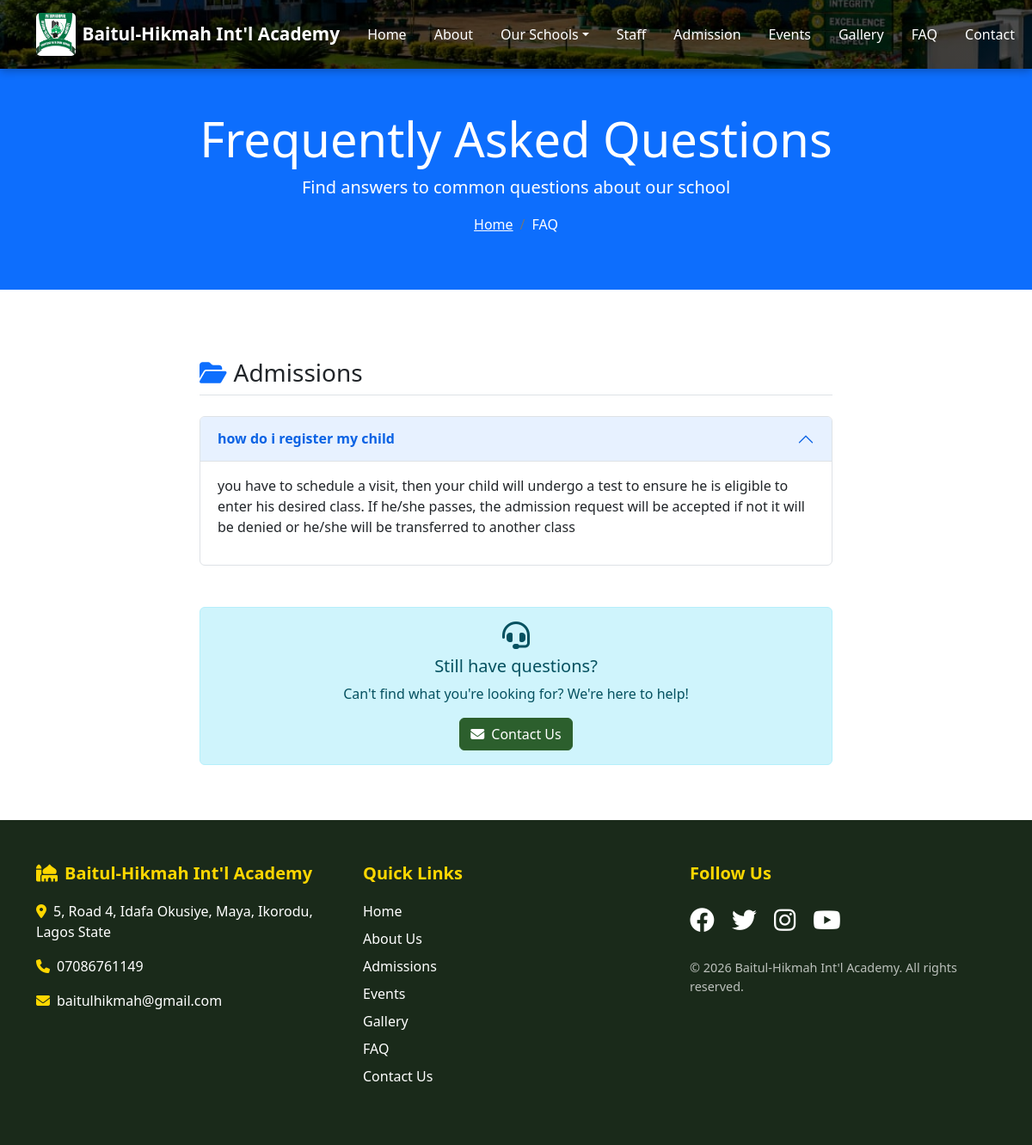
Screenshot of /faq/ with the database file from the repository.
### core/models.py (models this page shows, shortened)
class FAQ(models.Model):
    CATEGORY_CHOICES = (
        ('ADMISSIONS', 'Admissions'),
        ('ACADEMICS', 'Academics & Curriculum'),
        ('ISLAMIC', 'Islamic Studies'),
        ('FEES', 'Fees & Payments'),
        ('SCHOOL_LIFE', 'School Life'),
        ('GENERAL', 'General'),
    )
    question = models.CharField(max_length=300)
    answer = models.TextField()
    category = models.CharField(max_length=20, choices=CATEGORY_CHOICES, default='GENERAL')
    order = models.IntegerField(default=0)
    is_active = models.BooleanField(default=True)
    created_date = models.DateTimeField(auto_now_add=True)
    class Meta:
        ordering = ['category', 'order', 'created_date']
        verbose_name_plural = "FAQs"

### core/views.py (the view)
# urls.py: path('faq/', views.faq, name='faq'),
def faq(request):
    from .models import FAQ
    faqs_by_category = {}
    for category_code, category_name in FAQ.CATEGORY_CHOICES:
        faqs = FAQ.objects.filter(category=category_code, is_active=True).order_by('order')
        if faqs.exists():
            faqs_by_category[category_name] = faqs
    context = {
        'faqs_by_category': faqs_by_category,
        'total_faqs': FAQ.objects.filter(is_active=True).count(),
    }
    return render(request, 'core/faq.html', context)

### core/context_processors.py (called while the page is built)
def school_info(request):
    return {
        'school_name': 'Baitul-Hikmah Int\'l Academy',
        'school_address': '5, Road 4, Idafa Okusiye, Maya, Ikorodu, Lagos State',
        'school_phone': '07086761149',
        'school_email': 'baitulhikmah@gmail.com',
        'all_school_levels': SchoolLevel.objects.all().order_by('order'),
        'recent_news': News.objects.all()[:3],
    }

### templates/core/faq.html (shortened to what this page needs)
{% extends 'base.html' %}
{% load static %}
{% block content %}
<section class="page-header bg-primary text-white py-5">
    <div class="container">
        <div class="row">
            <div class="col-12 text-center">
                <h1 class="display-4">Frequently Asked Questions</h1>
                <p class="lead">Find answers to common questions about our school</p>
                <nav aria-label="breadcrumb">
                    <ol class="breadcrumb justify-content-center">
                        <li class="breadcrumb-item"><a href="{% url 'core:home' %}" class="text-white">Home</a></li>
                        <li class="breadcrumb-item active text-white" aria-current="page">FAQ</li>
                    </ol>
                </nav>
            </div>
        </div>
    </div>
</section>
<section class="py-5">
    <div class="container">
        <div class="row">
            <div class="col-lg-8 mx-auto">
                {% for category_name, faqs in faqs_by_category.items %}
                <div class="faq-category mb-5">
                    <h3 class="mb-4 pb-2 border-bottom">
                        <i class="fas fa-folder-open text-primary me-2"></i>{{ category_name }}
                    </h3>
                    <div class="accordion" id="accordion{{ forloop.counter }}">
                        {% for faq in faqs %}
                        <div class="accordion-item faq-item">
                            <h2 class="accordion-header" id="heading{{ forloop.parentloop.counter }}{{ forloop.counter }}">
                                <button class="accordion-button {% if not forloop.first %}collapsed{% endif %}" type="button"
                                        data-bs-toggle="collapse"
                                        data-bs-target="#collapse{{ forloop.parentloop.counter }}{{ forloop.counter }}">
                                    <strong>{{ faq.question }}</strong>
                                </button>
                            </h2>
                            <div id="collapse{{ forloop.parentloop.counter }}{{ forloop.counter }}"
                                 class="accordion-collapse collapse {% if forloop.first %}show{% endif %}"
                                 data-bs-parent="#accordion{{ forloop.parentloop.counter }}">
                                <div class="accordion-body">
                                    {{ faq.answer|linebreaks }}
                                </div>
                            </div>
                        </div>
                        {% endfor %}
                    </div>
                </div>
                {% empty %}
                <div class="text-center py-5">
                    <i class="fas fa-comments fa-4x text-muted mb-3"></i>
                    <h3>No FAQs added yet</h3>
                    <p>Check back soon for answers to common questions.</p>
                </div>
                {% endfor %}
                <div class="alert alert-info text-center mt-4">
                    <i class="fas fa-headset fa-2x mb-2"></i>
                    <h5 class="mb-2">Still have questions?</h5>
                    <p class="mb-3">Can't find what you're looking for? We're here to help!</p>
                    <a href="{% url 'core:contact' %}" class="btn btn-primary">
                        <i class="fas fa-envelope me-2"></i>Contact Us
                    </a>
                </div>
            </div>
        </div>
    </div>
</section>
{% endblock %}

### static/css/style.css (style rules this page uses)
.btn-primary { background-color: #2c5f2d; border-color: #2c5f2d; }
.page-header { margin-bottom: 2rem; }

### rows the page displays
FAQ: question "how do i register my child", answer "you have to schedule a visit, then your child will undergo a test to ensure he is eligible to enter his desired class. If he/she passes, the admission request will be accepted if not it will be denied or he/she will be transferred to another class"

### other values shown
{{ category_name }} "Admissions"
{{ school_name }} "Baitul-Hikmah Int'l Academy"
{{ school_address }} "5, Road 4, Idafa Okusiye, Maya, Ikorodu, Lagos State"
{{ school_phone }} "07086761149"
{{ school_email }} "baitulhikmah@gmail.com"
